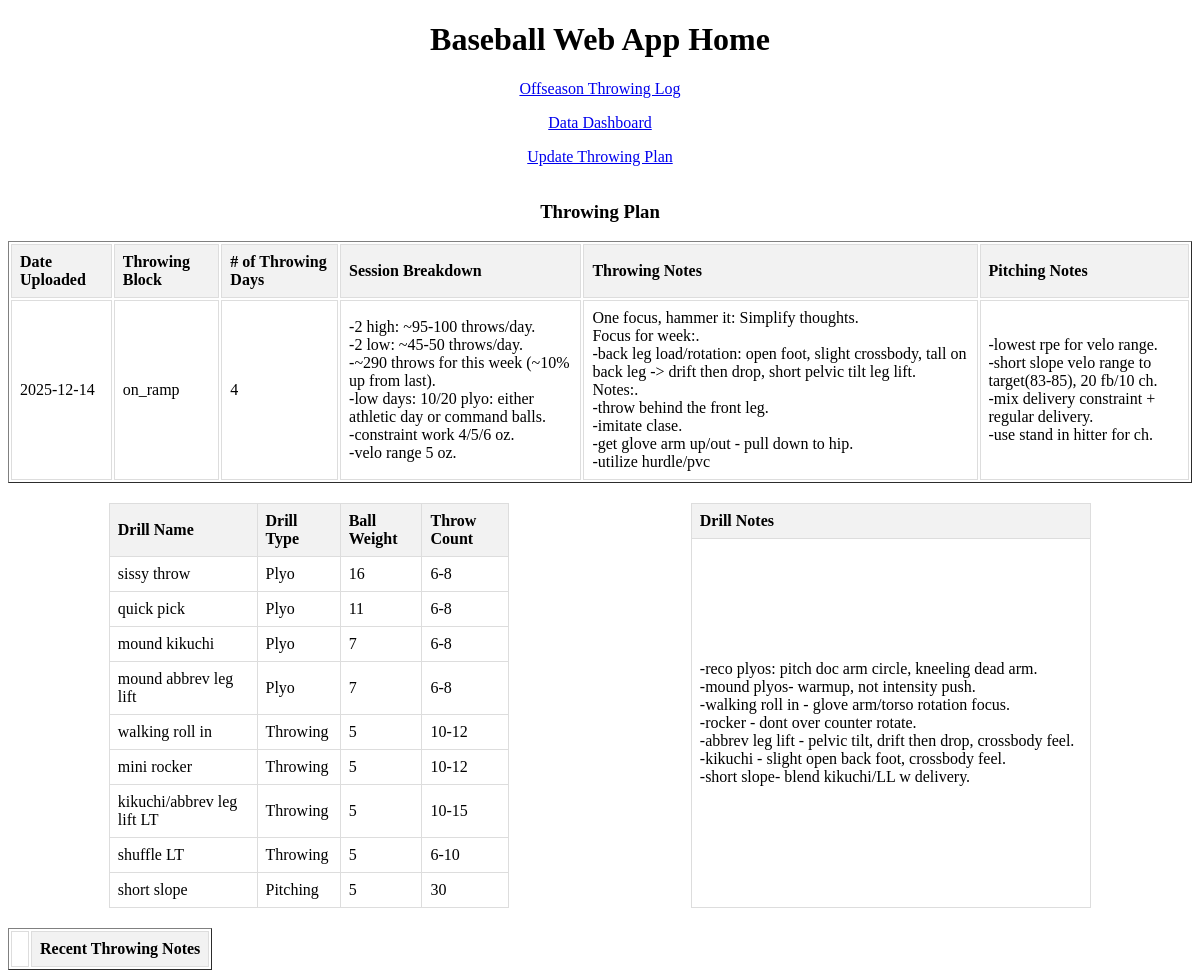
The page / on the database its author committed.
### tables this page shows
CREATE TABLE "throwing_plan" (
	"id"	INTEGER,
	"date"	TEXT,
	"throwing_block"	TEXT,
	"num_throwing_days"	INTEGER,
	"throwing_sessions"	TEXT,
	"throwing_notes"	TEXT,
	"pitching_notes"	TEXT,
	"drill_notes"	TEXT,
	PRIMARY KEY("id" AUTOINCREMENT)
);

CREATE TABLE "throwing_plan_drills" (
	"id"	INTEGER,
	"sessionId"	INTEGER NOT NULL,
	"drill_name"	TEXT,
	"drill_type"	TEXT,
	"ball_weight"	TEXT,
	"throw_count"	TEXT,
	PRIMARY KEY("id" AUTOINCREMENT),
	FOREIGN KEY("sessionId") REFERENCES "throwing_plan"("id") ON DELETE CASCADE
);

### app.py (the view)
@app.route("/", methods=["GET"])
def index():
    throwing_notes = get_throwing_notes()
    throwing_plan, drills = get_throwing_plan()
    return render_template('index.html', throwing_notes = throwing_notes, throwing_plan=throwing_plan, drills=drills)

### app.py (called while the page is built)
def get_db_connection():
    conn = sqlite3.connect('training_log.db')
    conn.row_factory = sqlite3.Row
    return conn

def get_throwing_notes():
    conn = get_db_connection()
    cursor = conn.cursor()
    cursor.execute('Select notes, date from throwing_sessions Where date >= datetime("now", "-8 days") ORDER BY  date DESC')
    notes = cursor.fetchall()
    conn.close()
    updated_notes = []
    for row in notes:
        notes = row["notes"] or ""
        updated_notes.append({
            "date": row["date"],
            "notes_html": notes.replace(".", ".<br>")
    })
    return updated_notes

### templates/index.html (shortened to what this page needs)
<!DOCTYPE html>
<html lang="">
  <head>
  </head>
  <body>
    <header><h1>Baseball Web App Home</h1></header>
    <main>
     <p><a href="{{ url_for('offszn_throwing_form') }}">Offseason Throwing Log</a></p>
     <p><a href="{{ url_for('dashboard') }}">Data Dashboard</a></p>
     <p><a href = "{{ url_for('throwing_plan') }}">Update Throwing Plan </a></p>
     <table border="1">
     			<caption><h3>Throwing Plan</h3></caption>
            <thead>
                <tr>
                    <th>Date Uploaded</th>
						  <th>Throwing Block</th>
						  <th># of Throwing Days</th>
						  <th>Session Breakdown</th>
						  <th>Throwing Notes</th>
						  <th>Pitching Notes</th>
                </tr>
            </thead>
            <tbody>
                {% for data in throwing_plan %}
                <tr>
                	  <td>{{ data["date"] }}</td>
                    <td>{{ data["throwing_block"] }}</td>
                    <td>{{ data["num_throwing_days"] }}</td>
                    <td>{{ data["sessions_html"]  | safe }}</td>
                    <td>{{ data["th_notes_html"]  | safe }}</td>
                    <td>{{ data["p_notes_html"]  | safe }}</td>
                </tr>
                {% endfor %}
            </tbody>
        </table>
      <div class = "table-container">
      <table class = "table" border="1">
            <thead>
                <tr>
                    <th>Drill Name</th>
                    <th>Drill Type</th>
						  <th>Ball Weight</th>
						  <th>Throw Count</th>
                </tr>
            </thead>
            <tbody>
                {% for data in drills %}
                <tr>
                	  <td>{{ data[2] }}</td>
                    <td>{{ data[3] }}</td>
                    <td>{{ data[4] }}</td>
                    <td>{{ data[5] }}</td>
                </tr>
                {% endfor %}
            </tbody>
        </table>
        <table class="table">
        <thead><tr><th>Drill Notes</th></tr></thead>
        <tbody><tr>
        	{% for data in throwing_plan %}
					 	<td>{{ data["d_notes_html"]  | safe }}</td>
					 {% endfor %}
        </tr></tbody>
         </table>
         </div>
		<table border="1">
            <thead>
                <tr>
                <td></td>
                    <th>Recent Throwing Notes</th>
                </tr>
            </thead>
        </table>
    </main>
  </body>
</html>

### templates/index.html (style rules this page uses)
.table-container { display: flex; justify-content: space-around; margin: 20px; gap: 20px; }
.table { border-collapse: collapse; width: 35%; }
th, td { border: 1px solid #ddd; padding: 8px; text-align: left; }
th { background-color: #f2f2f2; }
header { text-align: center; }
p { text-align: center; }

### rows shown on the page
throwing_plan: date "2025-12-14", throwing_block "on_ramp", num_throwing_days "4", sessions_html "-2 high: ~95-100 throws/day. -2 low: ~45-50 throws/day. -~290 throws for this week (~10% up from last). -low days: 10/20 plyo: either athletic day or command balls. -constraint work 4/5/6 oz. -velo range 5 oz.", th_notes_html "One focus, hammer it: Simplify thoughts. Focus for week:. -back leg load/rotation: open foot, slight crossbody, tall on back leg -> drift then drop, short pelvic tilt leg lift. Notes:. -throw behind the front leg. -imitate clase. -get glove arm up/out - pull down to hip. -utilize hurdle/pvc", p_notes_html "-lowest rpe for velo range. -short slope velo range to target(83-85), 20 fb/10 ch. -mix delivery constraint + regular delivery. -use stand in hitter for ch.", d_notes_html "-reco plyos: pitch doc arm circle, kneeling dead arm. -mound plyos- warmup, not intensity push. -walking roll in - glove arm/torso rotation focus. -rocker - dont over counter rotate. -abbrev leg lift - pelvic tilt, drift then drop, crossbody feel. -kikuchi - slight open back foot, crossbody feel. -short slope- blend kikuchi/LL w delivery."
throwing_plan_drills: drill_name "sissy throw", drill_type "Plyo", ball_weight "16", throw_count "6-8"
throwing_plan_drills: drill_name "quick pick", drill_type "Plyo", ball_weight "11", throw_count "6-8"
throwing_plan_drills: drill_name "mound kikuchi", drill_type "Plyo", ball_weight "7", throw_count "6-8"
throwing_plan_drills: drill_name "mound abbrev leg lift", drill_type "Plyo", ball_weight "7", throw_count "6-8"
throwing_plan_drills: drill_name "walking roll in", drill_type "Throwing", ball_weight "5", throw_count "10-12"
throwing_plan_drills: drill_name "mini rocker", drill_type "Throwing", ball_weight "5", throw_count "10-12"
throwing_plan_drills: drill_name "kikuchi/abbrev leg lift LT", drill_type "Throwing", ball_weight "5", throw_count "10-15"
throwing_plan_drills: drill_name "shuffle LT", drill_type "Throwing", ball_weight "5", throw_count "6-10"
throwing_plan_drills: drill_name "short slope", drill_type "Pitching", ball_weight "5", throw_count "30"
